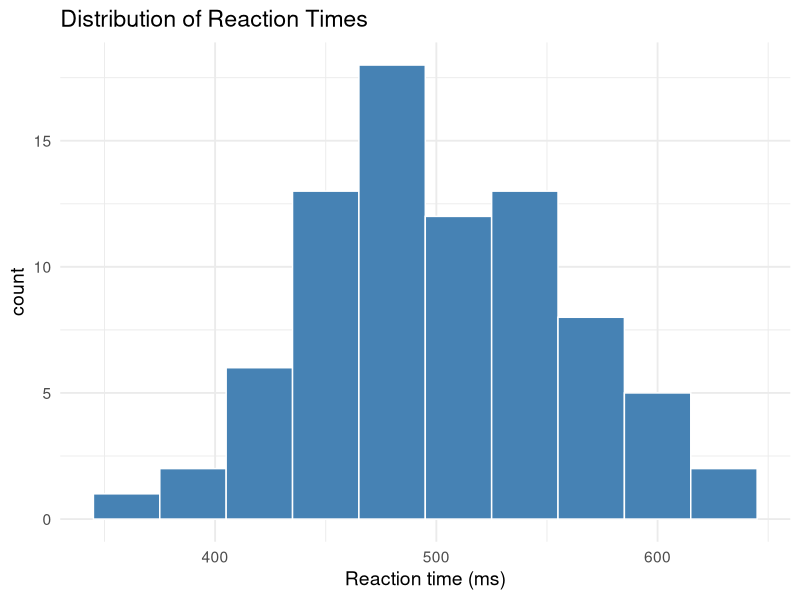
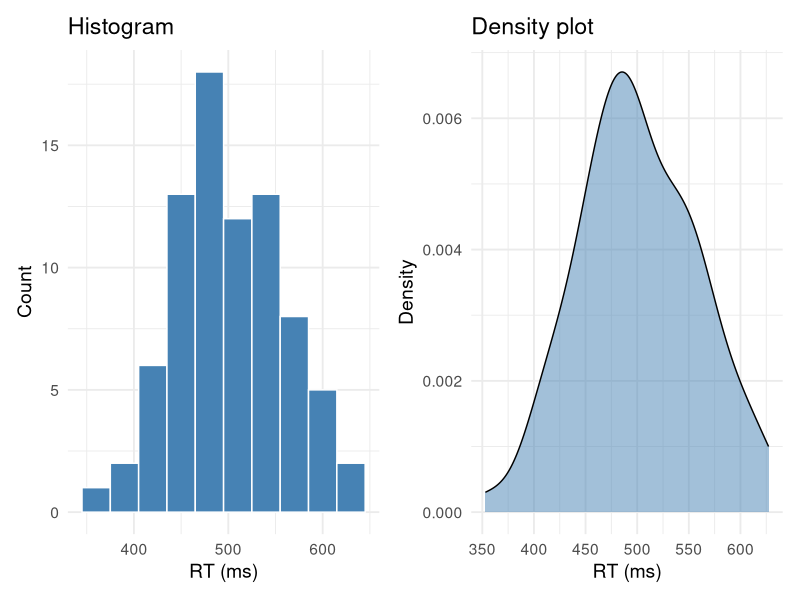
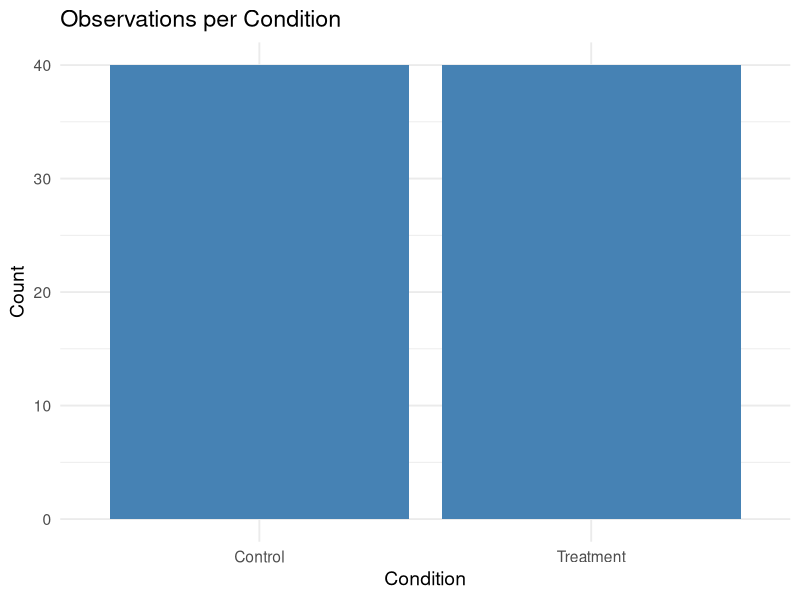
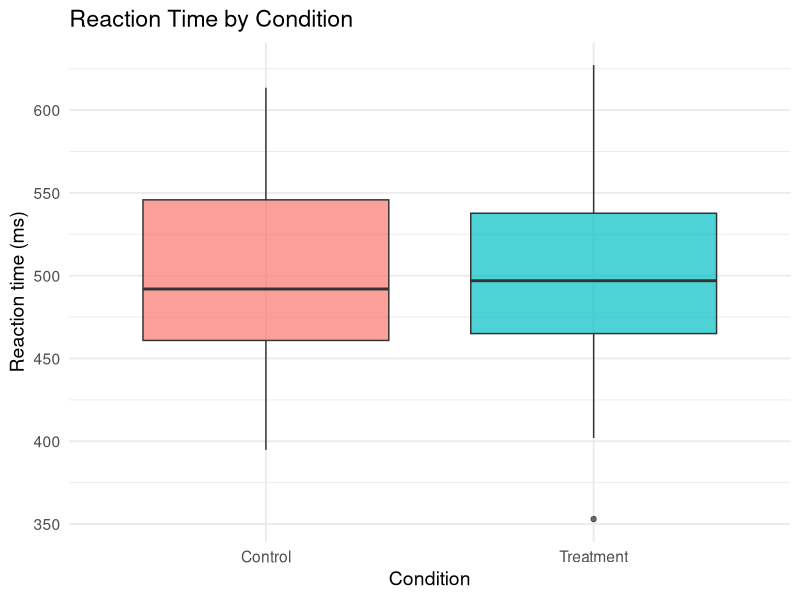
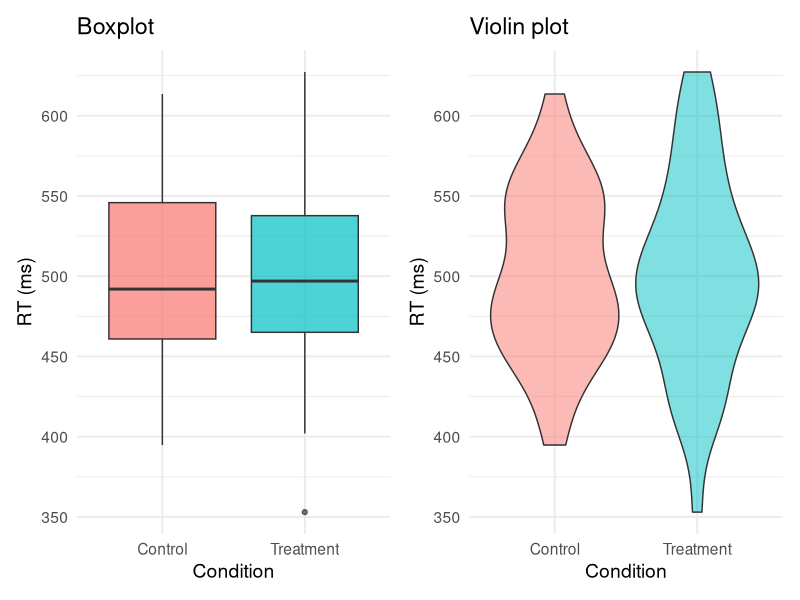
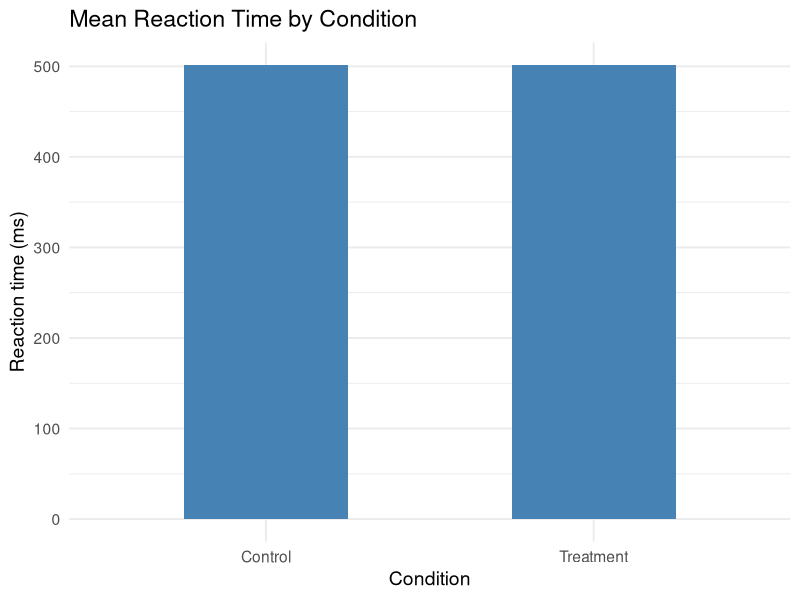
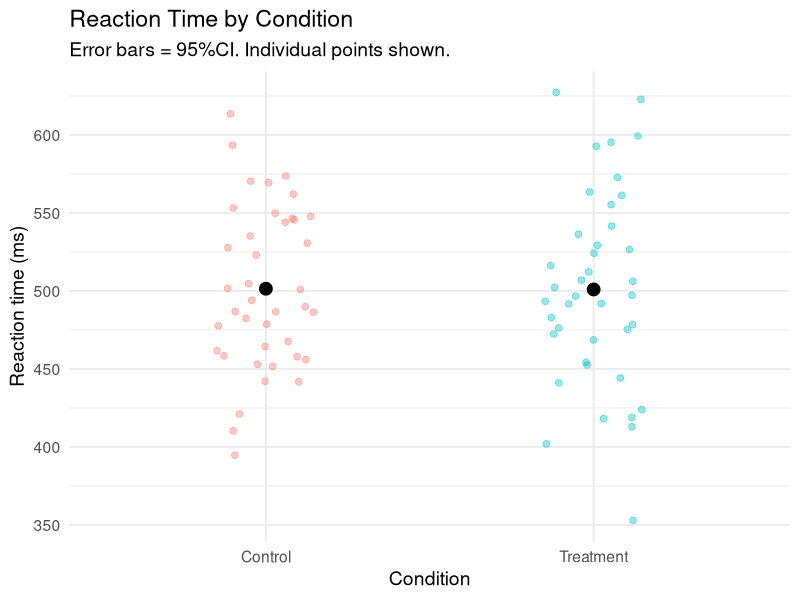
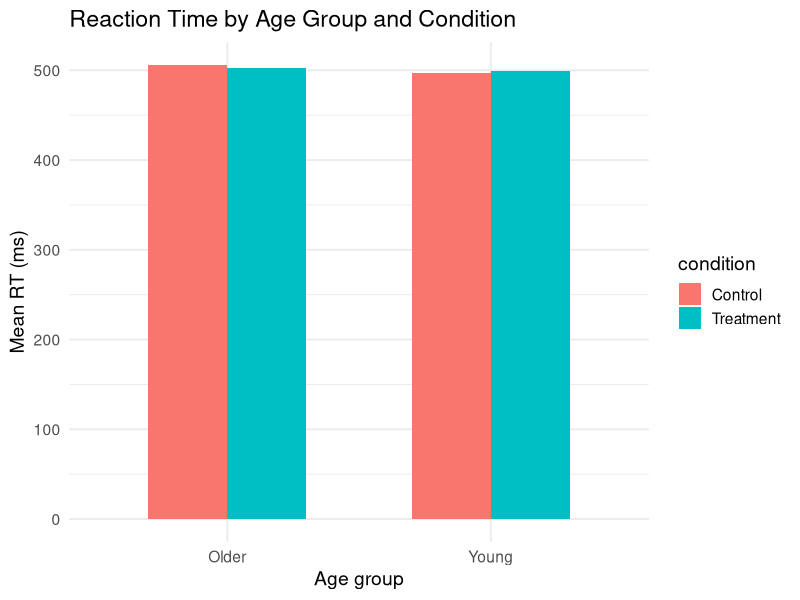

R code for these plots, in order:
## ---- chunk 1
#| include: false
library(tidyverse)

# Create a simulated psychology dataset we'll use throughout
set.seed(123)
reaction_data <- tibble(
  participant = rep(1:40, each = 2),
  condition = rep(c("Control", "Treatment"), 40),
  rt = c(rnorm(40, mean = 520, sd = 60), rnorm(40, mean = 480, sd = 55)),
  accuracy = c(rbinom(40, 1, 0.82), rbinom(40, 1, 0.88)),
  age_group = rep(c("Young", "Young", "Older", "Older"), 20)
) |>
  mutate(rt = round(rt, 1))
## ---- chunk 2
#| output-location: slide
#| fig-width: 10
#| fig-height: 5
reaction_data |>
  ggplot(aes(x = rt)) +
  geom_histogram(
    binwidth = 30, 
    fill = "steelblue", 
    color = "white") +
  labs(
    title = "Distribution of Reaction Times",
    x = "Reaction time (ms)"
  ) +
  theme_minimal(base_size = 14)
## ---- chunk 3
#| echo: false
#| fig-width: 12
#| fig-height: 5
library(patchwork)

p1 <- reaction_data |>
  ggplot(aes(x = rt)) +
  geom_histogram(binwidth = 30, fill = "steelblue", color = "white") +
  labs(title = "Histogram", x = "RT (ms)", y = "Count") +
  theme_minimal(base_size = 14)

p2 <- reaction_data |>
  ggplot(aes(x = rt)) +
  geom_density(fill = "steelblue", alpha = 0.5) +
  labs(title = "Density plot", x = "RT (ms)", y = "Density") +
  theme_minimal(base_size = 14)

p1 + p2
## ---- chunk 4
#| output-location: slide
#| fig-width: 8
#| fig-height: 5
reaction_data |>
  ggplot(aes(x = condition)) +
  geom_bar(fill = "steelblue") +
  labs(
    title = "Observations per Condition",
    x = "Condition",
    y = "Count"
  ) +
  theme_minimal(base_size = 14)
## ---- chunk 5
#| output-location: slide
#| fig-width: 10
#| fig-height: 5
reaction_data |>
  ggplot(aes(x = condition, y = rt, fill = condition)) +
  geom_boxplot(alpha = 0.7) +
  labs(
    title = "Reaction Time by Condition",
    x = "Condition",
    y = "Reaction time (ms)"
  ) +
  theme_minimal(base_size = 14) +
  theme(legend.position = "none")
## ---- chunk 6
#| echo: false
#| fig-width: 12
#| fig-height: 5

p1 <- reaction_data |>
  ggplot(aes(x = condition, y = rt, fill = condition)) +
  geom_boxplot(alpha = 0.7) +
  labs(title = "Boxplot", x = "Condition", y = "RT (ms)") +
  theme_minimal(base_size = 14) +
  theme(legend.position = "none")

p2 <- reaction_data |>
  ggplot(aes(x = condition, y = rt, fill = condition)) +
  geom_violin(alpha = 0.5) +
  labs(title = "Violin plot", x = "Condition", y = "RT (ms)") +
  theme_minimal(base_size = 14) +
  theme(legend.position = "none")

p1 + p2
## ---- chunk 7
#| output-location: slide
#| fig-width: 8
#| fig-height: 5
reaction_data |>
  ggplot(aes(x = condition, y = rt)) +
  stat_summary(
    fun = mean, 
    geom = "bar", 
    fill = "steelblue", width = 0.5) +
  stat_summary(
    fun.data = mean_cl_normal, 
    geom = "errorbar", 
    width = 0.3) +
  labs(
    title = "Mean Reaction Time by Condition",
    x = "Condition",
    y = "Reaction time (ms)"
  ) +
  theme_minimal(base_size = 14)
## ---- chunk 8
#| output-location: slide
#| fig-width: 8
#| fig-height: 5
reaction_data |>
  ggplot(aes(x = condition, y = rt, color = condition)) +
  geom_jitter(width = 0.15, alpha = 0.4, size = 2) +
  stat_summary(fun = mean, geom = "point", size = 4, color = "black") +
  stat_summary(fun.data = mean_cl_normal, geom = "errorbar", width = 0.2, color = "black") +
  labs(
    title = "Reaction Time by Condition",
    subtitle = "Error bars = 95%CI. Individual points shown.",
    x = "Condition",
    y = "Reaction time (ms)"
  ) +
  theme_minimal(base_size = 14) +
  theme(legend.position = "none")
## ---- chunk 9
#| output-location: slide
#| fig-width: 10
#| fig-height: 5
reaction_data |>
  ggplot(aes(x = age_group, y = rt, fill = condition)) +
  stat_summary(fun = mean, geom = "bar", position = "dodge", width = 0.6) +
  stat_summary(fun.data = mean_cl_normal, geom = "errorbar",
               position = position_dodge(0.6), width = 0.2) +
  labs(
    title = "Reaction Time by Age Group and Condition",
    x = "Age group",
    y = "Mean RT (ms)"
  ) +
  theme_minimal(base_size = 14)
## ---- chunk 10
#| echo: false
#| fig-width: 12
#| fig-height: 5

p1 <- reaction_data |>
  ggplot(aes(x = age_group, fill = condition)) +
  geom_bar(position = "stack") +
  labs(title = "Stacked (counts)", x = "Age group", y = "Count") +
  theme_minimal(base_size = 14)

p2 <- reaction_data |>
  ggplot(aes(x = age_group, fill = condition)) +
  geom_bar(position = "fill") +
  labs(title = "Filled (proportions)", x = "Age group", y = "Proportion") +
  theme_minimal(base_size = 14)

p1 + p2
## ---- chunk 11
#| output-location: slide
#| fig-width: 8
#| fig-height: 5
reaction_data |>
  ggplot(aes(x = condition, y = rt, fill = condition)) +
  geom_boxplot(alpha = 0.7) +
  scale_fill_manual(values = c("Control" = "#3498db", "Treatment" = "#e74c3c")) +
  labs(title = "Custom colors", x = "Condition", y = "RT (ms)") +
  theme_minimal(base_size = 14) +
  theme(legend.position = "none")
## ---- chunk 12
#| output-location: slide
#| fig-width: 8
#| fig-height: 5
reaction_data |>
  ggplot(aes(y = condition, x = rt, fill = condition)) +
  geom_boxplot(alpha = 0.7) +
  labs(title = "Flipped axes — better for category labels", y = "Condition", x = "RT (ms)") +
  theme_minimal(base_size = 14) +
  theme(legend.position = "none")
## ---- chunk 13
#| output-location: slide
#| fig-width: 10
#| fig-height: 6
reaction_data |>
  ggplot(aes(x = condition, y = rt, fill = condition, color = condition)) +
  geom_jitter(width = 0.2, alpha = 0.35, size = 2) +
  geom_boxplot(alpha = 0.5, width = 0.4, outlier.shape = NA) +
  stat_summary(fun = mean, geom = "point", shape = 18, size = 5, color = "black") +
  scale_fill_manual(values = c("Control" = "#3498db", "Treatment" = "#e74c3c")) +
  scale_color_manual(values = c("Control" = "#2980b9", "Treatment" = "#c0392b")) +
  labs(
    title = "Treatment Reduces Reaction Time",
    subtitle = "Individual data points, box summaries, and mean (diamond) shown",
    x = "Condition",
    y = "Reaction time (ms)",
    caption = "N = 40 per condition. Diamond = mean."
  ) +
  theme_minimal(base_size = 14) +
  theme(legend.position = "none")
